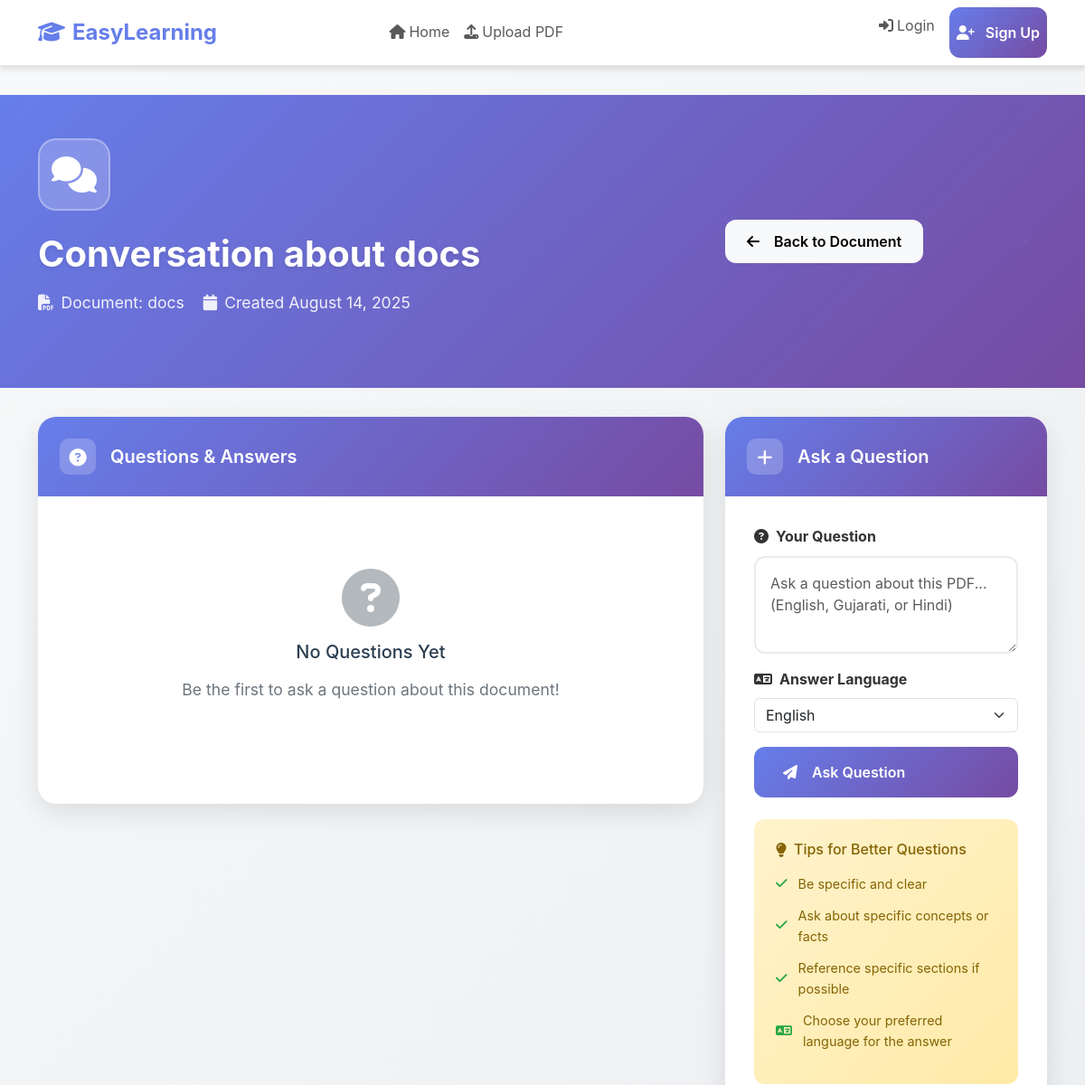
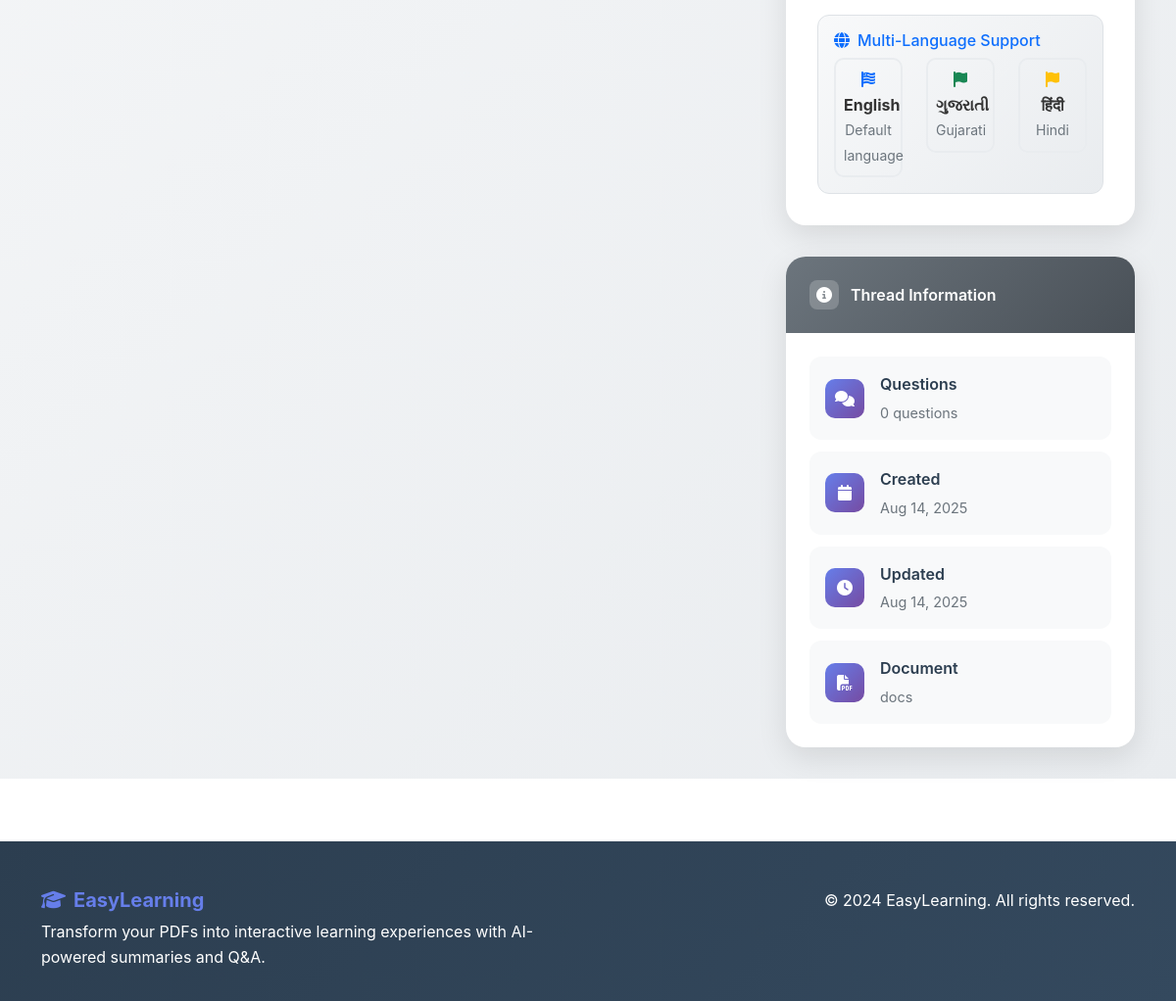
Page /thread/85548336-7c04-4487-a1a1-44331970013e/ on the committed database (2 pictures, top to bottom).
### easylearning/models.py (models this page shows, shortened)
class ConversationThread(models.Model):
    id = models.UUIDField(primary_key=True, default=uuid.uuid4, editable=False)
    pdf_document = models.ForeignKey(PDFDocument, on_delete=models.CASCADE, related_name='conversations')
    title = models.CharField(max_length=255, default="New Conversation")
    created_at = models.DateTimeField(auto_now_add=True)
    updated_at = models.DateTimeField(auto_now=True)

class PDFDocument(models.Model):
    id = models.UUIDField(primary_key=True, default=uuid.uuid4, editable=False)
    title = models.CharField(max_length=255)
    file = models.FileField(upload_to='pdfs/')
    uploaded_at = models.DateTimeField(auto_now_add=True)
    uploaded_by = models.ForeignKey(User, on_delete=models.CASCADE, null=True, blank=True)

class Question(models.Model):
    LANGUAGE_CHOICES = [
        ('en', 'English'),
        ('gu', 'Gujarati'),
        ('hi', 'Hindi'),
    ]
    id = models.UUIDField(primary_key=True, default=uuid.uuid4, editable=False)
    thread = models.ForeignKey(ConversationThread, on_delete=models.CASCADE, related_name='questions')
    question_text = models.TextField()
    language = models.CharField(max_length=2, choices=LANGUAGE_CHOICES, default='en')
    asked_at = models.DateTimeField(auto_now_add=True)
    asked_by = models.ForeignKey(User, on_delete=models.CASCADE, null=True, blank=True)

### easylearning/views.py (the view)
# urls.py: path('thread/<uuid:thread_id>/', views.thread_detail, name='thread_detail'),
def thread_detail(request, thread_id):
    thread = get_object_or_404(ConversationThread, id=thread_id)
    questions = thread.questions.all().order_by('asked_at')
    if request.method == 'POST':
        form = QuestionForm(request.POST)
        if form.is_valid():
            question = form.save(commit=False)
            question.thread = thread
            question.asked_by = request.user if request.user.is_authenticated else None
            question.save()
            answer_text, is_from_pdf, confidence = generate_answer(question.question_text, thread.pdf_document, question.language)
            Answer.objects.create(
                question=question,
                answer_text=answer_text,
                language=question.language,
                is_from_pdf=is_from_pdf,
                confidence_score=confidence
            )
            return redirect('easylearning:thread_detail', thread_id=thread_id)
    else:
        form = QuestionForm()
    context = {
        'thread': thread,
        'questions': questions,
        'form': form,
    }
    return render(request, 'easylearning/thread_detail.html', context)

### templates/easylearning/thread_detail.html (shortened to what this page needs)
{% extends 'base.html' %}
{% block content %}
<div class="thread-detail-container">
    <section class="thread-header">
        <div class="container position-relative">
            <div class="row align-items-center">
                <div class="col-lg-8">
                    <div class="thread-icon">
                        <i class="fas fa-comments"></i>
                    </div>
                    <h1 class="thread-title">{{ thread.title }}</h1>
                    <div class="thread-meta">
                        <i class="fas fa-file-pdf me-2"></i>Document: {{ thread.pdf_document.title }}
                        <span class="ms-3">
                            <i class="fas fa-calendar me-2"></i>Created {{ thread.created_at|date:"F d, Y" }}
                        </span>
                    </div>
                </div>
                <div class="col-lg-4">
                    <div class="thread-actions">
                        <a href="{% url 'easylearning:pdf_detail' thread.pdf_document.id %}" class="btn btn-light">
                            <i class="fas fa-arrow-left me-2"></i>Back to Document
                        </a>
                    </div>
                </div>
            </div>
        </div>
    </section>
    <div class="container">
        <div class="row">
            <div class="col-lg-8">
                <div class="content-section">
                    <div class="section-header">
                        <h5>
                            <div class="icon">
                                <i class="fas fa-question-circle"></i>
                            </div>
                            Questions & Answers
                        </h5>
                    </div>
                    <div class="section-body">
                        {% if questions %}
                            {% for question in questions %}
                                <div class="qa-item">
                                    <div class="question-section">
                                        <div class="question-header">
                                            <div class="question-icon">
                                                <i class="fas fa-question-circle"></i>
                                            </div>
                                            <div class="question-content">
                                                <div class="question-text">{{ question.question_text }}</div>
                                                <div class="question-meta">
                                                    <span>
                                                        <i class="fas fa-calendar"></i>
                                                        {{ question.asked_at|date:"M d, Y H:i" }}
                                                    </span>
                                                    {% if question.asked_by %}
                                                        <span>
                                                            <i class="fas fa-user"></i>
                                                            {{ question.asked_by.username }}
                                                        </span>
                                                    {% endif %}
                                                </div>
                                            </div>
                                        </div>
                                    </div>
                                    {% if question.answer %}
                                        <div class="answer-section">
                                            <div class="answer-header">
                                                <div class="answer-icon">
                                                    <i class="fas fa-robot"></i>
                                                </div>
                                                <div class="answer-content">
                                                    <div class="answer-text">{{ question.answer.answer_text }}</div>
                                                    <div class="answer-meta">
                                                        <div class="answer-badges">
                                                            {% if question.answer.is_from_pdf %}
                                                                <span class="badge badge-success">
                                                                    <i class="fas fa-check me-1"></i>From PDF
                                                                </span>
                                                            {% else %}
                                                                <span class="badge badge-warning">
                                                                    <i class="fas fa-exclamation-triangle me-1"></i>Not from PDF
                                                                </span>
                                                            {% endif %}
                                                            {% if question.answer.confidence_score > 0 %}
                                                                <span class="text-muted small">
                                                                    Confidence: {{ question.answer.confidence_score|floatformat:2 }}
                                                                </span>
                                                            {% endif %}
                                                        </div>
                                                        <div class="answer-timestamp">
                                                            <i class="fas fa-clock me-1"></i>{{ question.answer.generated_at|date:"M d, Y H:i" }}
                                                        </div>
                                                    </div>
                                                </div>
                                            </div>
                                        </div>
                                    {% else %}
                                        <div class="loading-state">
                                            <i class="fas fa-spinner fa-spin"></i>
                                            <p>Processing answer...</p>
                                        </div>
                                    {% endif %}
                                </div>
                            {% endfor %}
                        {% else %}
                            <div class="empty-state">
                                <i class="fas fa-question-circle"></i>
                                <h5>No Questions Yet</h5>
                                <p>Be the first to ask a question about this document!</p>
                            </div>
                        {% endif %}
                    </div>
                </div>
            </div>
            <div class="col-lg-4">
                <div class="ask-question-form">
                    <div class="form-header">
                        <h5>
                            <div class="icon">
                                <i class="fas fa-plus"></i>
                            </div>
                            Ask a Question
                        </h5>
                    </div>
                    <div class="form-body">
                        <form method="post" id="questionForm">
                            <div class="mb-3">
                                <label for="{{ form.question_text.id_for_label }}" class="form-label fw-bold">
                                    <i class="fas fa-question-circle me-2"></i>Your Question
                                </label>
                                {{ form.question_text }}
                            </div>
                            <div class="mb-3">
                                <label for="{{ form.language.id_for_label }}" class="form-label fw-bold">
                                    <i class="fas fa-language me-2"></i>Answer Language
                                </label>
                                {{ form.language }}
                            </div>
                            <div class="d-grid">
                                <button type="submit" class="btn btn-primary" id="submitQuestionBtn">
                                    <i class="fas fa-paper-plane me-2"></i>Ask Question
                                </button>
                            </div>
                        </form>
                        <div class="tips-section">
                            <h6>
                                <i class="fas fa-lightbulb me-2"></i>Tips for Better Questions
                            </h6>
                            <ul class="tips-list">
                                <li>
                                    <i class="fas fa-check"></i>Be specific and clear
                                </li>
                                <li>
                                    <i class="fas fa-check"></i>Ask about specific concepts or facts
                                </li>
                                <li>
                                    <i class="fas fa-check"></i>Reference specific sections if possible
                                </li>
                                <li>
                                    <i class="fas fa-language"></i>Choose your preferred language for the answer
                                </li>
                            </ul>
                        </div>
                        <div class="language-info mt-3 p-3 bg-light rounded">
                            <h6 class="text-primary">
                                <i class="fas fa-globe me-2"></i>Multi-Language Support
                            </h6>
                            <div class="row">
                                <div class="col-md-4">
                                    <div class="language-card text-center p-2">
                                        <i class="fas fa-flag-usa text-primary"></i>
                                        <div class="fw-bold">English</div>
                                        <small class="text-muted">Default language</small>
                                    </div>
                                </div>
                                <div class="col-md-4">
                                    <div class="language-card text-center p-2">
                                        <i class="fas fa-flag text-success"></i>
                                        <div class="fw-bold">ગુજરાતી</div>
                                        <small class="text-muted">Gujarati</small>
                                    </div>
                                </div>
                                <div class="col-md-4">
                                    <div class="language-card text-center p-2">
                                        <i class="fas fa-flag text-warning"></i>
                                        <div class="fw-bold">हिंदी</div>
                                        <small class="text-muted">Hindi</small>
                                    </div>
                                </div>
                            </div>
                        </div>
                    </div>
                </div>
                <div class="thread-info">
                    <div class="info-header">
                        <h6>
                            <div class="icon">
                                <i class="fas fa-info-circle"></i>
                            </div>
                            Thread Information
                        </h6>
                    </div>
                    <div class="info-body">
                        <div class="info-item">
                            <div class="info-icon">
                                <i class="fas fa-comments"></i>
                            </div>
                            <div class="info-content">
                                <div class="info-label">Questions</div>
                                <div class="info-value">{{ questions.count }} question{{ questions.count|pluralize }}</div>
                            </div>
                        </div>
                        <div class="info-item">
                            <div class="info-icon">
                                <i class="fas fa-calendar"></i>
                            </div>
                            <div class="info-content">
                                <div class="info-label">Created</div>
                                <div class="info-value">{{ thread.created_at|date:"M d, Y" }}</div>
                            </div>
                        </div>
                        <div class="info-item">
                            <div class="info-icon">
                                <i class="fas fa-clock"></i>
                            </div>
                            <div class="info-content">
                                <div class="info-label">Updated</div>
                                <div class="info-value">{{ thread.updated_at|date:"M d, Y" }}</div>
                            </div>
                        </div>
                        <div class="info-item">
                            <div class="info-icon">
                                <i class="fas fa-file-pdf"></i>
                            </div>
                            <div class="info-content">
                                <div class="info-label">Document</div>
                                <div class="info-value">{{ thread.pdf_document.title }}</div>
                            </div>
                        </div>
                    </div>
                </div>
            </div>
        </div>
    </div>
</div>
{% endblock %}

### rows in the picture
ConversationThread: title "Conversation about docs", pdf_document "docs", created_at "August 14, 2025", created_at "Aug 14, 2025", updated_at "Aug 14, 2025"

### other values in the picture
{{ questions.count }} "0"
